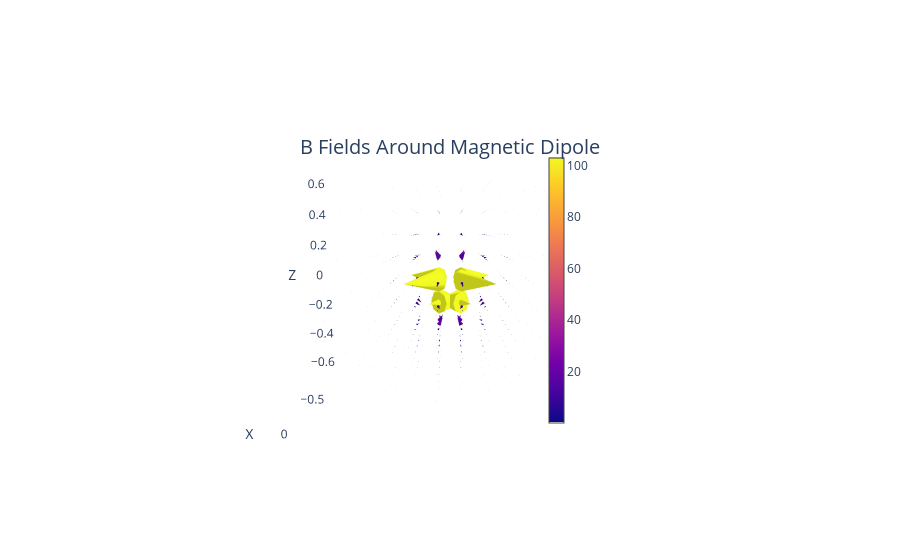

The cell this chart's notebook holds for it:
### Code cell
outputs_dipole = field_around_magnetic_diplole(650000, masking=.0)
plotter(outputs_dipole, 
        title = 'B Fields Around Magnetic Dipole', 
        rescale = False, 
        perspective = [1.5, 0, 0.2])

### Figure 1 — Plotly figure (JSON) as saved in the notebook; plotly's stock layout.template omitted (floating-point values rounded to 4 significant figures; data arrays with more than 128 entries replaced by an {"elided": "..."} marker saying what was removed)
{"data": [{"anchor": "tail", "cmin": 0, "colorbar": {"len": 0.75, "thickness": 15, "x": 0.62}, "sizemode": "scaled", "sizeref": 2, "type": "cone", "u": {"elided": "1000 float values"}, "v": {"elided": "1000 float values"}, "w": {"elided": "1000 float values"}, "x": {"elided": "1000 float values"}, "y": {"elided": "1000 float values"}, "z": {"elided": "1000 float values"}}], "layout": {"scene": {"camera": {"eye": {"x": 1.5, "y": 0, "z": 0.2}}, "xaxis": {"showbackground": false, "title": {"text": "X"}}, "yaxis": {"showbackground": false, "title": {"text": "Y"}}, "zaxis": {"showbackground": false, "title": {"text": "Z"}}}, "title": {"font": {"size": 20}, "text": "B Fields Around Magnetic Dipole", "x": 0.5, "xanchor": "center", "y": 0.75}}}
